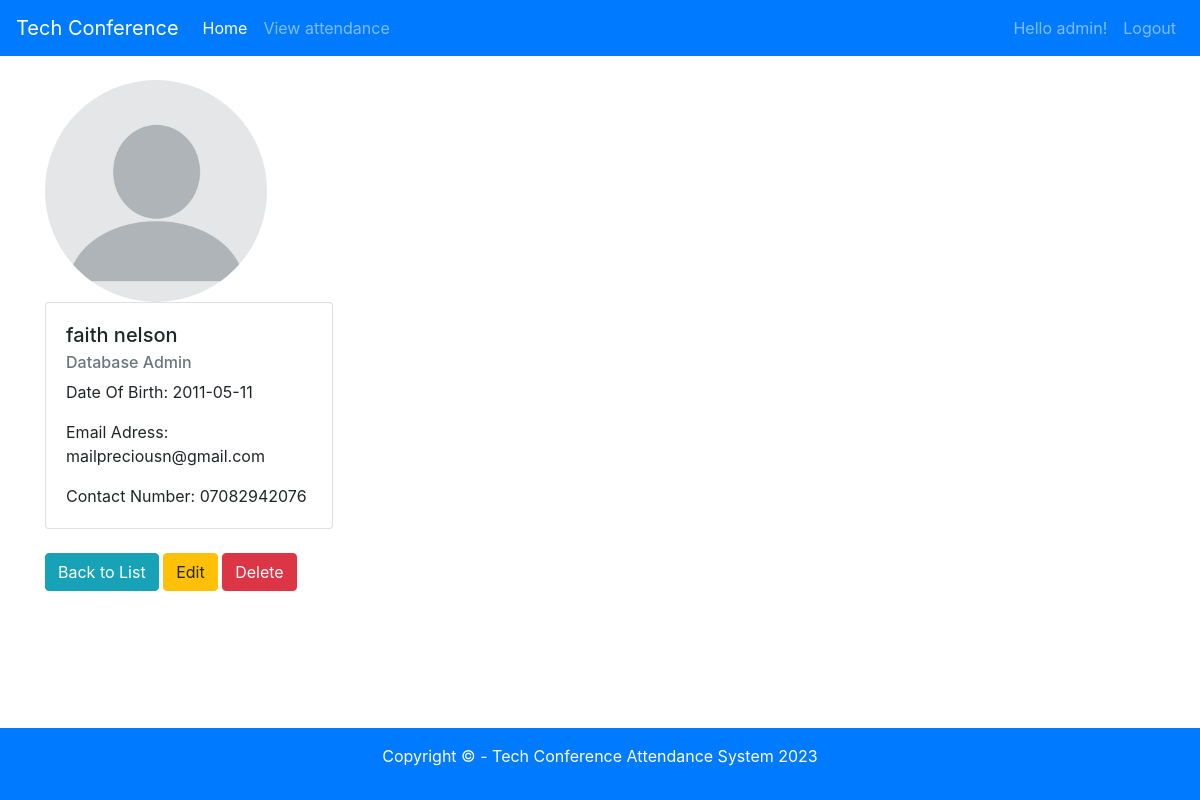
The app's page /view.php?id=5 (signed in) with its own data.
### tables this page shows
CREATE TABLE `attendance` (
  `attendance_id` int(11) NOT NULL,
  `firstname` varchar(100) NOT NULL,
  `lastname` varchar(1000) NOT NULL,
  `dateofbirth` date NOT NULL,
  `emailaddress` varchar(250) NOT NULL,
  `contactnumber` varchar(16) NOT NULL,
  `specialty_id` int(11) NOT NULL,
  `avatar_path` varchar(200) DEFAULT NULL
);

CREATE TABLE `specialties` (
  `specialty_id` int(11) NOT NULL,
  `name` varchar(100) NOT NULL
);

### db/crud.php (called while the page is built, shortened)
<?php
    class crud{
        private $db;
        function __construct($conn){
            $this->db = $conn;
        }
        public function getattendanceDetails($id){
           try{
                $sql = "select * from attendance a inner join specialties s on a.specialty_id = s.specialty_id
                where attendance_id = :id";
                $stmt = $this->db->prepare($sql);
                $stmt->bindparam(':id', $id);
                $stmt->execute();
                $result = $stmt->fetch();
                return $result;
           }catch (PDOException $e) {
                echo $e->getMessage();
                return false;
            }
        }
    }
?>

### db/conn.php (called while the page is built, shortened)
<?php
    $host = '127.0.0.1';
    $db = 'attendance_db';
    $user = 'root';
    $pass = '';
    $charset = 'utf8mb4';
    $dsn = "mysql:host=$host;dbname=$db;charset=$charset";
    try{
        $pdo = new PDO($dsn, $user, $pass);
       $pdo->setAttribute(PDO::ATTR_ERRMODE, PDO::ERRMODE_EXCEPTION);
    } catch(PDOException $e) {
        throw new PDOException($e->getMessage());
    }
    require_once 'crud.php';
    $crud = new crud($pdo);
?>

### view.php (the view, shortened to what this page needs)
<?php
    require_once 'includes/header.php';
    require_once 'db/conn.php';
    if(!isset($_GET['id'])){
        include 'includes/errormessage.php';
    } else{
        $id = $_GET['id'];
        $result = $crud->getattendanceDetails($id);
?>
<img src='<?php echo empty($result['avatar_path']) ? "uploads/blank.jpg" : $result['avatar_path'] ; ?>'
class="rounded-circle" style="width: 20%; height: 20%" />
<div class="card" style="width: 18rem;">
    <div class="card-body">
        <h5 class="card-title">
            <?php echo $result['firstname'] . ' ' . $result['lastname'];  ?>
        </h5>
        <h6 class="card-subtitle mb-2 text-muted">
            <?php echo $result['name'];  ?>
        </h6>
        <p class="card-text">
            Date Of Birth: <?php echo $result['dateofbirth'];  ?>
        </p>
        <p class="card-text">
            Email Adress: <?php echo $result['emailaddress'];  ?>
        </p>
        <p class="card-text">
            Contact Number: <?php echo $result['contactnumber'];  ?>
        </p>
    </div>
</div>
<br/>
        <a href="viewrecords.php" class="btn btn-info">Back to List</a>
        <a href="edit.php?id=<?php echo $result['attendance_id'] ?>" class="btn btn-warning">Edit</a>
        <a onclick="return confirm('Are you sure you want to delete this record?');" href="delete.php?id=<?php echo $result['attendance_id'] ?>" class="btn btn-danger">Delete</a>
    <?php } ?>
<br>
<br>
<br>
<br>
<br>
<br>
<br>
<br>
<br>
<?php require_once 'includes/footer.php'; ?>

### records on screen
attendance: avatar_path (placeholder picture), firstname "faith", lastname "nelson", specialty.name "Database Admin", dateofbirth "2011-05-11", emailaddress "mailpreciousn@gmail.com", contactnumber "07082942076"

### other values on screen
$_SESSION['username'] "admin"
